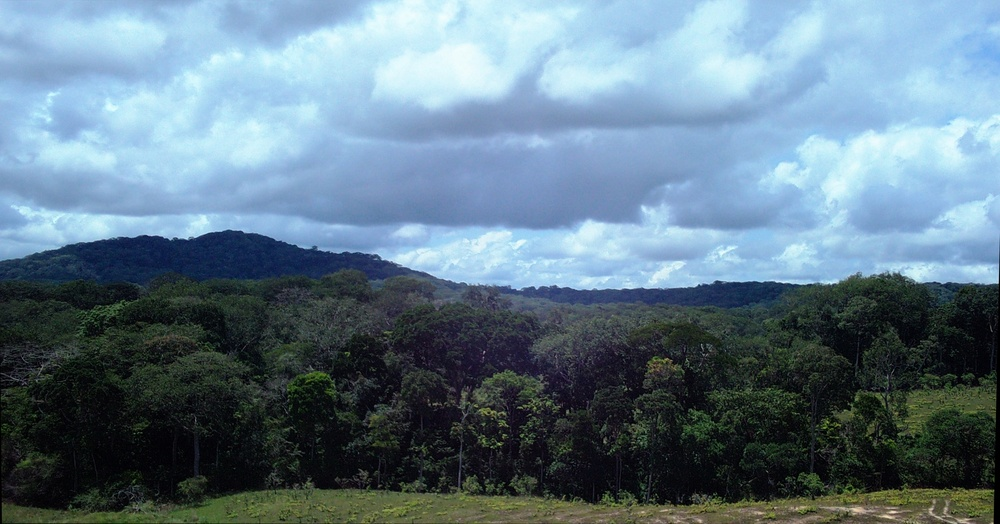
#> input picture Exemples_Images/PHENOCAM005_2019-09-23_11-16.jpg, 1000 x 524 px, shrunk from 6080 x 3188 before the run
$ jupyter execute Image_processing-py.ipynb   (shell and % lines are left out)
#> lines starting #> are read from the running program, lines starting #| are printed output that depends on the picture; long printed decimals are rounded
# Import of libraries

[cell 1]
import numpy as np #library to manipulate arrays
import matplotlib.pyplot as plt #library to plot figures
from PIL import Image
import cv2

# Conversion of images from png or jpg to bmp

[cell 2]
image = Image.open("../Exemples_Images/PHENOCAM005_2019-09-23_11-16.jpg")
#> image is the input picture: PIL image 1000x524 RGB; mean R, G, B 98.7, 121.8, 136.6
image.save("forest.bmp")
mask2 = Image.open("../Exemples_Images/PHENOCAM005_6_2019-09-27.png")
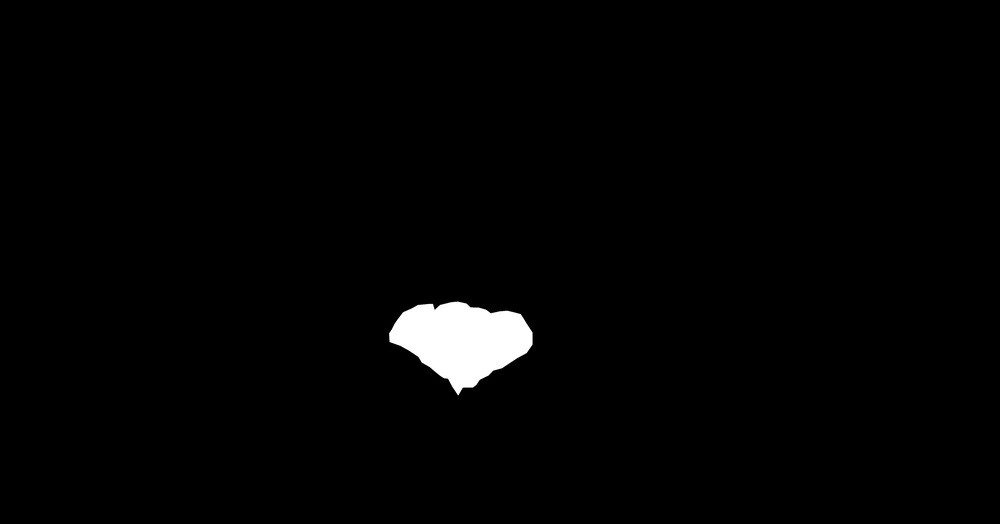
#> input picture Exemples_Images/PHENOCAM005_6_2019-09-27.png, 1000 x 524 px, shrunk from 6080 x 3188 before the run
#> mask2 is the input picture: PIL image 1000x524 L; min 0, max 255, mean 4
mask2.save("mask1.bmp")

[cell 3]
#Définition des dimensions de la figure en pouces (width, height)
plt.figure(figsize=(12, 5))

image_gris=image.convert("L")
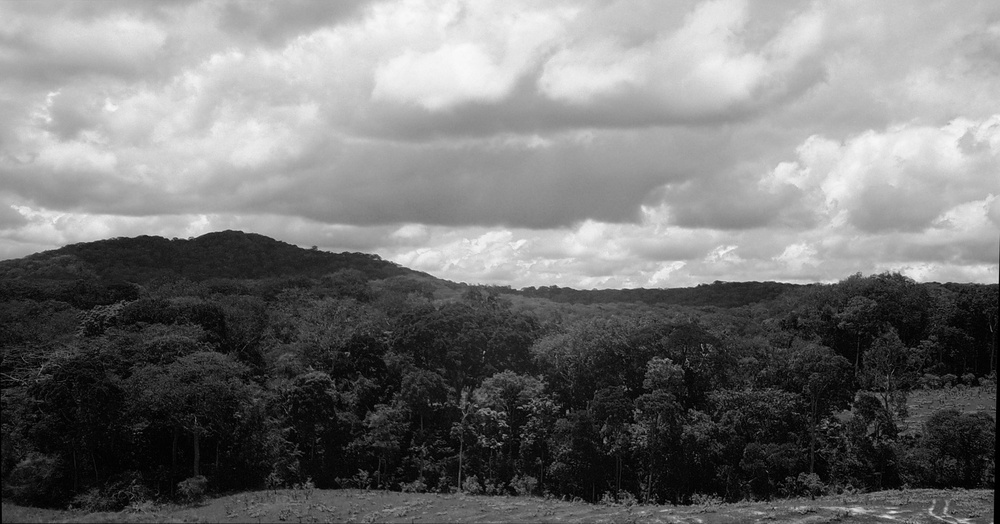
#> image_gris: PIL image 1000x524 L; min 0, max 249, mean 116.6

plt.subplot(1, 2, 1)
plt.imshow(image_gris)

mask2_gris=mask2.convert("L")

plt.subplot(1, 2, 2)
plt.imshow(mask2_gris)
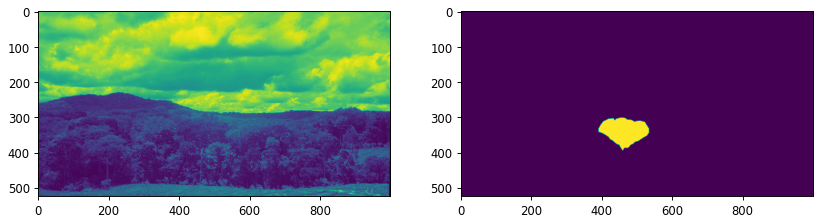
#> figure drawn by matplotlib, 2 panels

# RGB histogram calculation & average intensity

[cell 4]
#1. Converting the image to color and to a NumPy array (RGB format if loaded with PIL)
img_color_np = np.array(image, dtype=np.uint8)
masque_np = np.array(mask2, dtype=np.uint8)

#2. Total number of pixels in the forest mask area (that's your \sum p_i)
NbsT_Pi = np.sum(masque_np > 0)
#> NbsT_Pi = 8808
print(f"Nombre total de pixels dans la zone de la forêt : {NbsT_Pi}")
#| Nombre total de pixels dans la zone de la forêt : 8808

#3. Define the intensities (the x_i from 0 to 255)
# We ensure we have a vector of size 256 to multiply by the p_i
intensites = np.arange(256)

#4. Display color settings (Red, Green, Blue)
colors = ('r', 'g', 'b')
channel_names = ['Rouge', 'Vert', 'Bleu']
color_ch = ['red', 'green', 'blue']

#5. Initialize variables to store the mean values for each channel (Moy_R, Moy_G, Moy_B)
Moy_R = 0
Moy_G = 0
Moy_B = 0

plt.figure(figsize=(12, 6))

#6. Channel (0 for Red, 1 for Green, 2 for Blue)
for i, color in enumerate(colors):
  hist_canal = cv2.calcHist(
      images=[img_color_np],
      channels=[i],  # i = 0 (Red), 1 (Green), 2 (Blue)
      mask=masque_np,
      histSize=[256],
      ranges=[0, 255],
  )

  #7. Nbr_Pi_G is in the form of a 2D array (256, 1), we convert it to 1D using .flatten()
  p_i = hist_canal.flatten()

  #8. Calculating the sum of the products (p_i * x_i)
  somme_produits = np.sum(p_i * intensites)

  #9. Calculation of the final average (m)
  moyenne_m = somme_produits / NbsT_Pi

  #10. Recording the histogram in a CSV file
  np.savetxt(
    f"Hist_{i}.csv",
    np.asarray( hist_canal.flatten()),
    delimiter=",",
    fmt="%d",
    comments=""
  )
  #11. Storing the mean values for each channel
  if i == 0:
      Moy_R = moyenne_m
  elif i == 1:
      Moy_G = moyenne_m
  else:
      Moy_B = moyenne_m

  plt.subplot(2, 2, i + 1)
  plt.plot(hist_canal, color=color, label=f'Canal {channel_names[i]}')

  #12. Adding a vertical line to indicate the mean value on the histogram
  plt.axvline(x=moyenne_m, color=color_ch[i], linestyle='--', linewidth=2, label=f'Moyenne (m = {moyenne_m:.1f})')
  plt.title("Histogrammes RVB de la zone masquée (Forêt)")
  plt.xlabel("Intensité des pixels (0 à 255)")
  plt.ylabel("Nombre de pixels")
  plt.legend()
  plt.grid(True, linestyle="--", alpha=0.5)
#> this loop made 3 passes
#> (somme_produits, moyenne_m, Moy_R) on pass 1: (350062, 39.74, 39.74)
#> (somme_produits, moyenne_m, Moy_G) on pass 2: (356371, 40.46, 40.46)

#13. Displaying the mean values for each channel
print(f"La valeur moyenne (m) pour le canal Rouge est : {Moy_R}")
#| La valeur moyenne (m) pour le canal Rouge est : 39.744
print(f"La valeur moyenne (m) pour le canal Vert est : {Moy_G}")
#| La valeur moyenne (m) pour le canal Vert est : 40.460
print(f"La valeur moyenne (m) pour le canal Bleu est : {Moy_B}")
#| La valeur moyenne (m) pour le canal Bleu est : 53.127
plt.tight_layout()
plt.show()
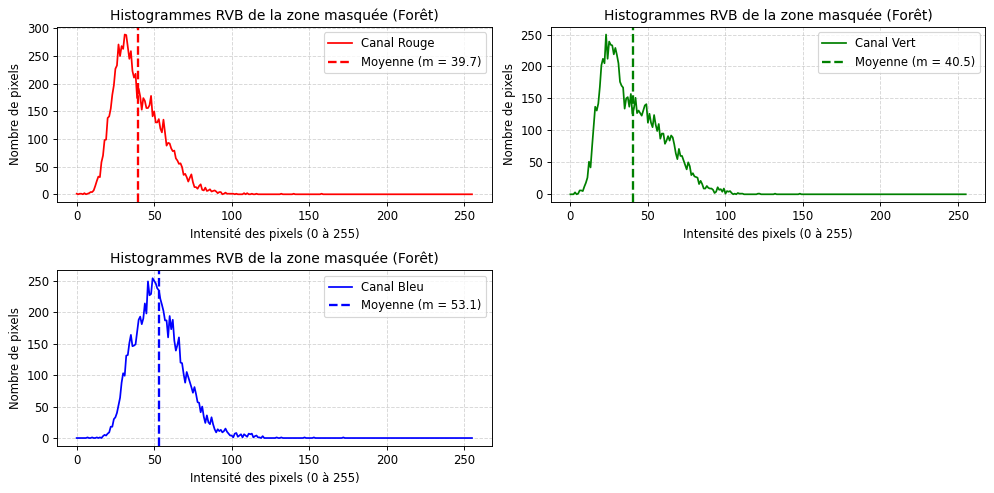
#> figure drawn by matplotlib, 3 panels; panel 1: curve peaks at x = 31, y = 289; panel 2: curve peaks at x = 23, y = 250; panel 3: curve peaks at x = 49, y = 254

# Calculation of the normalized average vegetation index (ExG)

[cell 5]
#1. Calculate the ExG for each pixel in the image (converting to float to avoid overflow)
R = img_color_np[:, :, 0].astype(float)
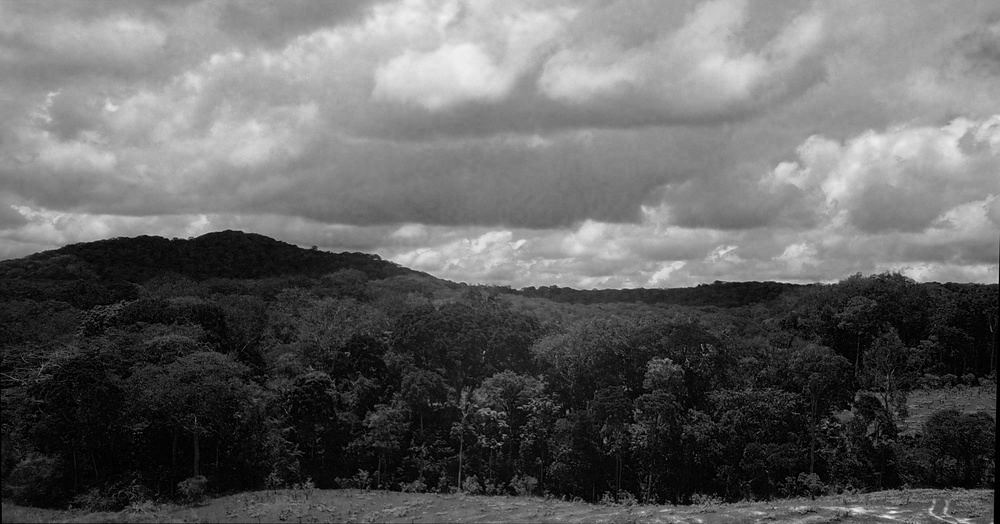
#> R: shape (524, 1000) float64; min 0, max 241, mean 98.7
G = img_color_np[:, :, 1].astype(float)
B = img_color_np[:, :, 2].astype(float)
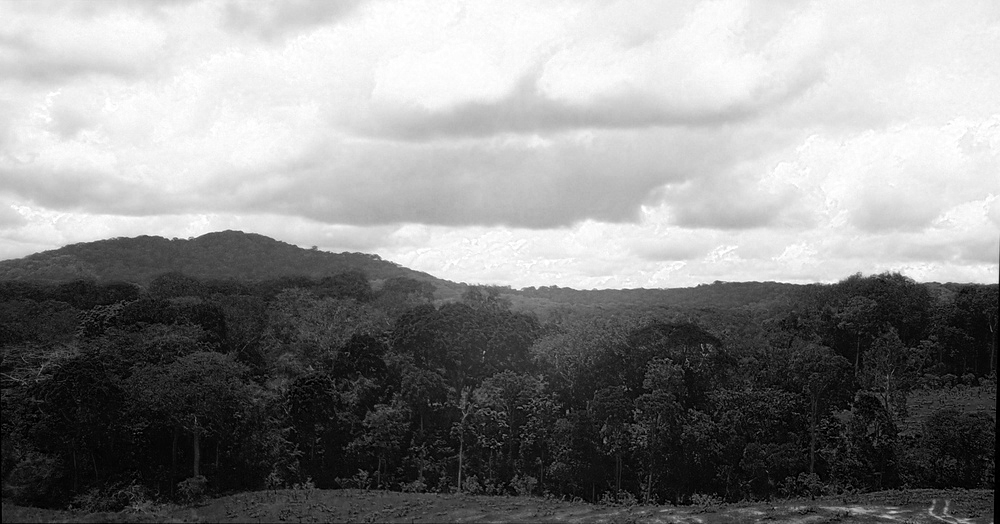
#> B: shape (524, 1000) float64; min 0, max 255, mean 136.6
exg_image = (2 * G) - R - B
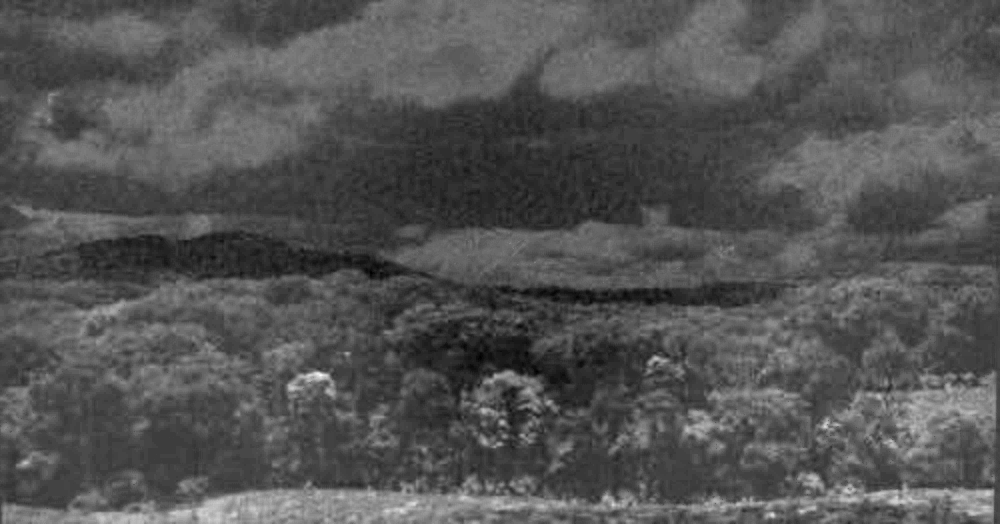
#> exg_image: shape (524, 1000) float64; min -44, max 114, mean 8.3; drawn with min black and max white

#2. Filter to keep only the pixels located under the forest mask
exg_foret = exg_image[masque_np > 0]
#> exg_foret = 8808 values, max 36 at index 3401, min -44 at index 6733, mean -11.95

#3. Calculation of the ExG index from the channel means
ExG_moyen = (2 * Moy_G) - Moy_R - Moy_B
#> ExG_moyen = -11.95

print(f"L'indice ExG calculé à partir des moyennes est : {ExG_moyen}")
#| L'indice ExG calculé à partir des moyennes est : -11.951

#4. Display the histogram of the ExG values for the pixels under the forest mask
plt.figure(figsize=(10, 5))
plt.hist(exg_foret, bins=256, color='forestgreen', density=True, alpha=0.6, label='Distribution ExG')

#5. Add your global mean (ExG_moyen) as a red vertical line
plt.axvline(x=ExG_moyen, color='red', linestyle='--', linewidth=2, label=f'ExG Moyen = {ExG_moyen:.2f}')

plt.title("Indice de Vert (Excess Green) des feuilles dans la zone masquée")
plt.xlabel("Valeur de l'indice (plus c'est haut, plus c'est vert)")
plt.ylabel("Densité de probabilité")
plt.legend()
plt.grid(True, linestyle="--", alpha=0.5)
plt.show()
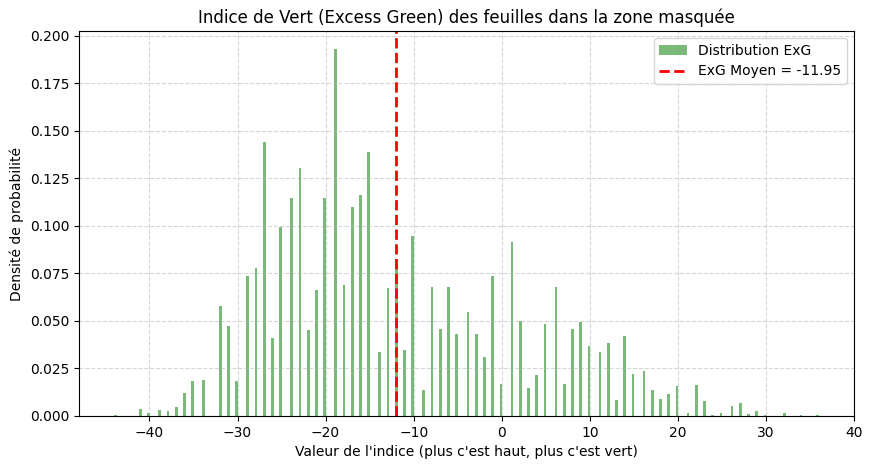
#> figure drawn by matplotlib, 1 panel; tallest bar 0.193 high, from x = -19 to -18.69
